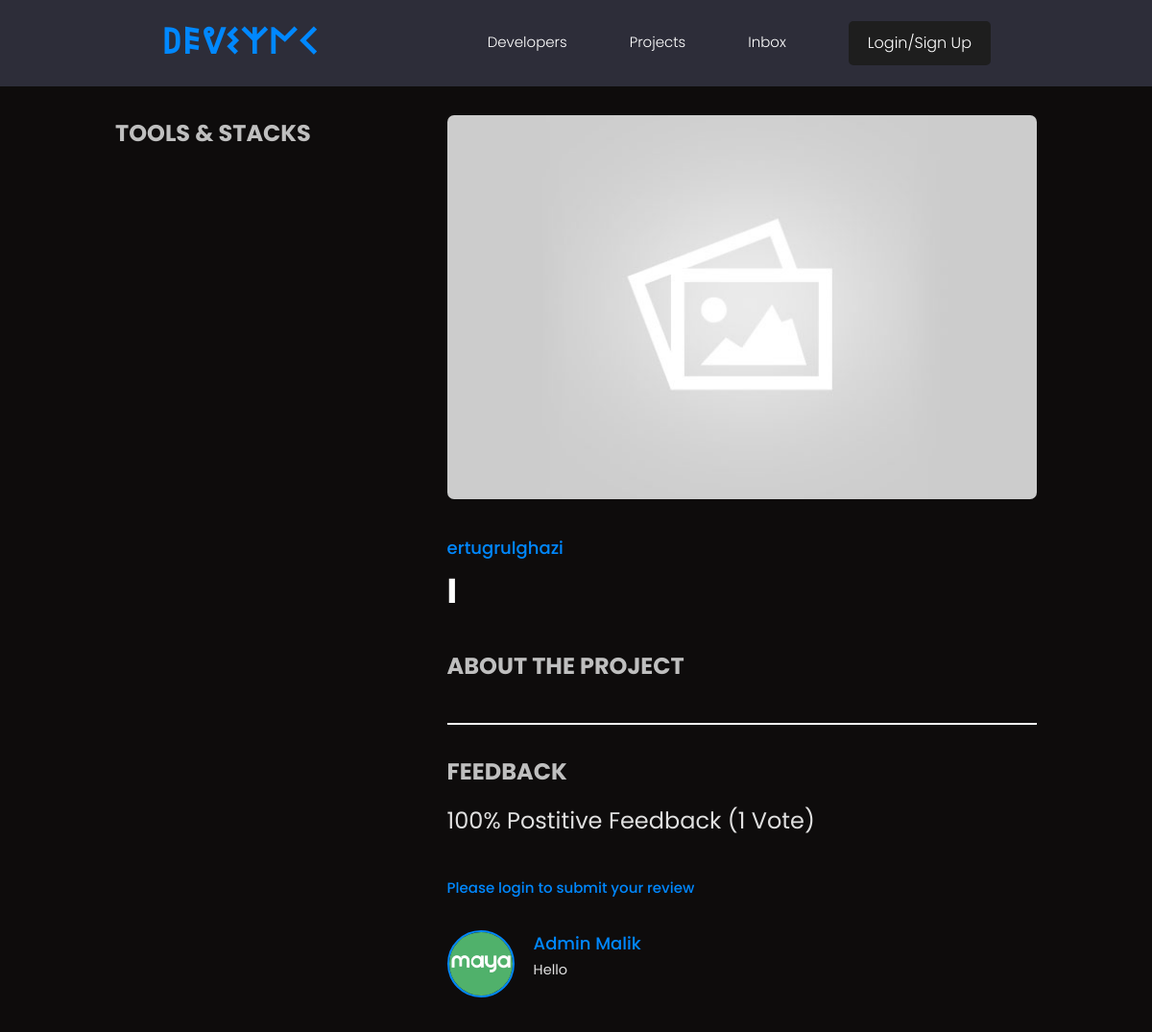
Page /project/d3b086f1e39348ea9cd0ac003fb74649/ on the committed database.
### app2024/models.py (models this page shows, shortened)
class Project(models.Model):
    owner = models.ForeignKey(Profile, null=True, blank=True, on_delete=models.SET_NULL)
    title = models.CharField(max_length=200)
    description = models.TextField(null=True, blank=True)
    demo_link = models.CharField(max_length=2000, null=True, blank=True)
    source_link = models.CharField(max_length=2000, null=True, blank=True)
    featured_image = models.ImageField(null=True, blank=True, default="default.jpg")
    tags = models.ManyToManyField("Tag", blank=True)
    vote_total = models.IntegerField(default=0, null=True, blank=True)
    vote_ratio = models.IntegerField(default=0, null=True, blank=True)
    created = models.DateTimeField(auto_now_add=True)
    id = models.UUIDField(
        default=uuid.uuid4, unique=True, primary_key=True, editable=False
    )
    class Meta:
        ordering = ["-vote_ratio", "-vote_total"]
    @property
    def reviewers(self):
        queryset = self.review_set.all().values_list("owner__id", flat=True)
        return queryset

class Review(models.Model):
    VOTE_TYPE = (
        ("up", "Up Vote"),
        ("down", "Down Vote"),
    )
    owner = models.ForeignKey(Profile, null=True, on_delete=models.CASCADE)
    project = models.ForeignKey(Project, on_delete=models.CASCADE)
    body = models.TextField(null=True, blank=True)
    value = models.CharField(max_length=200, choices=VOTE_TYPE)
    created = models.DateTimeField(auto_now_add=True)
    class Meta:
        unique_together = [["owner", "project"]]

### users/models.py (models this page shows)
class Profile(models.Model):
    user = models.OneToOneField(User, on_delete=models.CASCADE, null=True, blank=True)
    name = models.CharField(max_length=200, null=True, blank=True)
    email = models.EmailField(max_length=200, unique=True, null=True, blank=True)
    username = models.CharField(max_length=200, null=True, blank=True)
    headline = models.CharField(max_length=200, null=True, blank=True)
    bio = models.TextField(null=True, blank=True)
    location = models.CharField(max_length=200, null=True, blank=True)
    profile_image = models.ImageField(
        max_length=200,
        null=True,
        blank=True,
        upload_to="profiles/",
        default="default_profile.png",
    )
    social_github = models.CharField(max_length=200, null=True, blank=True)
    social_twitter = models.CharField(max_length=200, null=True, blank=True)
    social_linkedin = models.CharField(max_length=200, null=True, blank=True)
    social_youtube = models.CharField(max_length=200, null=True, blank=True)
    social_website = models.CharField(max_length=200, null=True, blank=True)
    created = models.DateTimeField(auto_now_add=True)
    id = models.UUIDField(
        default=uuid.uuid4, unique=True, primary_key=True, editable=False
    )
    def __str__(self):
        return str(self.user.username)

### app2024/views.py (the view, shortened to what this page needs)
# urls.py: path('project/<str:pk>/',views.projectpage,name='projectpage'),
def projectpage(request, pk):
    project = Project.objects.get(id=pk)
    form = ReviewForm()
    context = {"page": project.title, "project": project, "form": form}
    return render(request, "app2024/project.html", context)

### app2024/templates/app2024/project.html (shortened to what this page needs)
{% extends "base.html" %}
{% block content %}
<main class="singleProject my-md">
  <div class="container">
    <div class="layout">
      <div class="column column--1of3">
        <h3 class="singleProject__subtitle">Tools & Stacks</h3>
      </div>
      <div class="column column--2of3">
        <img class="singleProject__preview" src="{{ project.featured_image.url }}" alt="portfolio thumbnail" />
        <a href="{% url 'user-profile' project.owner.id %}" class="singleProject__developer">{{project.owner}}</a>
        <h2 class="singleProject__title">{{project.title}}</h2>
        <h3 class="singleProject__subtitle">About the Project</h3>
        <div class="comments">
          <h3 class="singleProject__subtitle">Feedback</h3>
          <h5 class="project--rating">
            {{project.vote_ratio}}% Postitive Feedback ({{project.vote_total}} Vote{{project.vote_total|pluralize:"s"}})
          </h5>
          {% if request.user.profile.id in project.reviewers %}
          <p>You have already submitted a comment </p>
          {% elif request.user.profile == project.owner %}
          <p>You can't Review your own work</p>
          {% else %}
          <a href="{% url 'login-User' %}">Please login to submit your review</a>
          {% endif %}
          <div class="commentList">
            {% for review in project.review_set.all %}
            {% if review.body %}
            <div class="comment">
              <a href="{% url 'user-profile' review.owner.id %}">
                <img class="avatar avatar--md" src="{{ review.owner.profile_image.url }}" alt="user" />
              </a>
              <div class="comment__details">
                <a href="{% url 'user-profile' review.owner.id %}" class="comment__author">{{ review.owner.name }}</a>
                <p class="comment__info">
                  {{ review.body|linebreaksbr }}
                </p>
              </div>
            </div>
            {% endif %}
            {% endfor %}
          </div>
        </div>
      </div>
    </div>
  </div>
</main>
{% endblock content %}

### static/styles/app.css (style rules this page uses)
:root { --color-sub: #2d2d39; }
img { width: 100%; }
.singleProject .column--1of3 { order: 2; }
@media screen and (min-width: 1081px) { .singleProject .column--1of3 { order: 1; } }
@media screen and (min-width: 1081px) { .singleProject .column--2of3 { order: 2; } }
.singleProject__preview { height: 50vh; object-fit: cover; object-position: top center; margin-bottom: 3rem; border-radius: 0.7rem; }
.singleProject__developer { font-size: 1.8rem; font-weight: 500; }
.singleProject__title { font-size: 3.6rem; font-weight: 700; color: var(--color-white); margin-bottom: 3rem; }
.project--rating { margin-bottom: 1.6em; margin-top: .5em; }
.singleProject__subtitle { text-transform: uppercase; font-size: 2.4rem; font-weight: 700; color: var(--color-white-light); margin-bottom: 1rem; }
.comments { margin-top: 4rem; padding-top: 3rem; border-top: 2px solid var(--color-light); }
.commentList { margin: 3rem 0; }
.comment { display: flex; gap: 2rem; }
.comment__author { font-size: 1.8rem; }
.comment__info { font-size: 1.45rem; }

### static/uikit/styles/modules/_variables.css (style rules this page uses)
:root { --color-main: #0088ff; --color-main-light: #3a9bdc; --color-sub: #121212; --color-sub-light: #1e1e1e; --color-sub-lighter: #333333; --color-text: #e0e0e0; --color-gray: #757575; --color-light: #ffffff; --color-light-gray: #616161; --color-bg: #0e0c0c; --color-white: #ffffff; --color-white-light: #bfbfbf; --color-success: #4caf50; --color-success-bg: #2e7d32; --color-error: #f44336; --color-error-bg: #d32f2f; --font-base: 'Poppins', 'Segoe UI', Roboto, 'Helvetica Neue', Arial, sans-serif; --font-monospace: 'Fira Code', 'Courier New', Courier, monospace; --font-regular: 400; --font-medium: 500; --font-bold: 700; --generic-shadow: 2px 2px 8px rgba(0, 0, 0, 0.5); --generic-transition: all 0.3s ease-in-out; }

### static/uikit/styles/modules/_base.css (style rules this page uses)
* { margin: 0; padding: 0; box-sizing: border-box; text-rendering: optimizeLegibility; color: inherit; font-size: inherit; }
html { font-size: 50%; }
@media only screen and (min-width: 480px) { html { font-size: 56.25%; } }
@media only screen and (min-width: 1200px) { html { font-size: 62.5%; } }
body { line-height: 1.6; font-weight: 400; font-size: 1.5rem; color: var(--color-text); background-color: var(--color-bg); min-height: 100vh; }

### static/uikit/styles/modules/_typography.css (style rules this page uses)
* { font-family: var(--font-base); }
h2 { font-size: 3.6rem; font-weight: var(--font-bold); }
h3 { font-size: 3.2rem; font-weight: var(--font-medium); }
h5 { font-size: 2.4rem; font-weight: var(--font-medium); }
h5, h6 { font-weight: var(--font-regular); }
p, span, strong { font-size: 1.6rem; color: var(--color-text); font-weight: var(--font-regular); }
a { padding-bottom: 2px; text-decoration: none; display: inline-block; color: var(--color-main); font-weight: var(--font-medium); }

### static/uikit/styles/modules/_utilities.css (style rules this page uses)
.container { width: 92%; max-width: 165rem; margin: 0 auto; box-sizing: border-box; }
@media screen and (min-width: 1000px) { .container { width: 90%; } }
@media screen and (min-width: 1200px) { .container { width: 80%; } }
.my-md { margin: 3rem auto; }

### static/uikit/styles/modules/_avatar.css (style rules this page uses)
.avatar { border-radius: 50%; border: 2px solid var(--color-main); object-fit: cover; }
.avatar--md { height: 7rem; width: 7rem; }

### static/uikit/styles/modules/_layout.css (style rules this page uses)
.layout { display: flex; flex-flow: row wrap; justify-content: space-between; }
.layout > .column { margin-bottom: 3rem; }
.layout > .column.column--1of3 { flex-basis: 30%; }
.layout > .column.column--2of3 { flex-basis: 64%; }

### rows in the picture
Project: featured_image (placeholder picture), owner "ertugrulghazi", title "I", vote_ratio "100", vote_total "1"
Review: owner.profile_image (picture), owner.name "Admin Malik", body "Hello"
